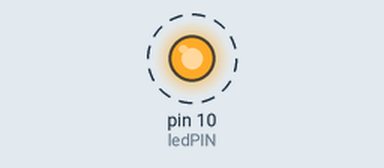
Recording of a sketch running on a simulated Arduino Uno, built with avr-gcc and run on an emulated ATmega328P. Parts: output pins drawn as LEDs (lit = HIGH). Dashed ring = blinking.

Above: at 0.5 s.
Timing chart, 0 to 4.6 s (numbered marks = the images above):
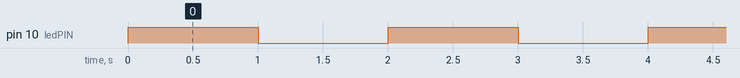

The sketch:

Led1.ino
```cpp
const int ledPIN=10;
void setup() {
  // put your setup code here, to run once:

  Serial.begin(9600);
  pinMode(ledPIN , OUTPUT);
}

void loop() {
  // put your main code here, to run repeatedly:
  digitalWrite(ledPIN , HIGH);
  delay(1000);
  digitalWrite(ledPIN , LOW);
  delay(1000);
}
```

Measured:
- by itself, pin 10 (ledPIN): alternates HIGH for 1.0 s and LOW for 1.0 s
